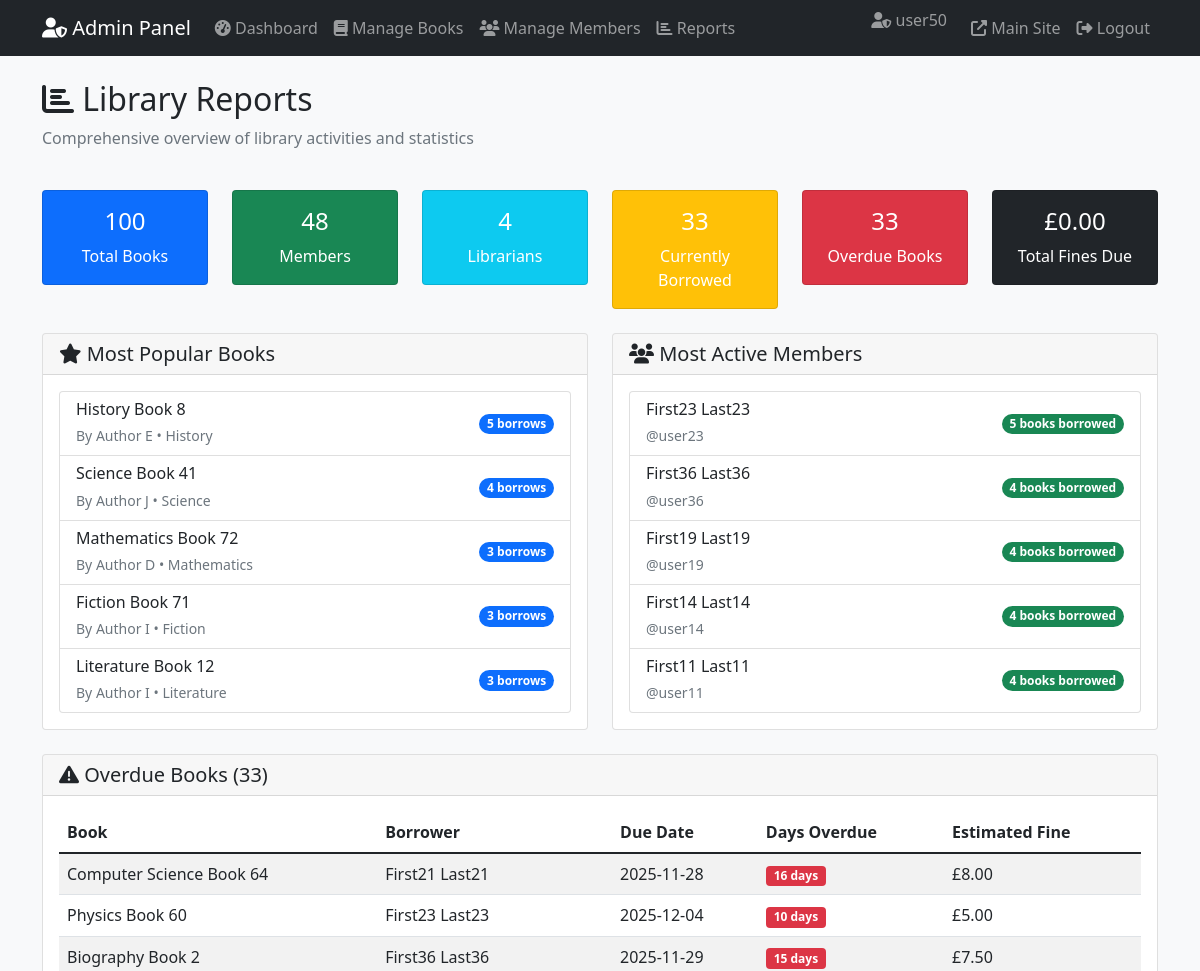
/admin/reports (signed in, upper part), run on an earlier commit of the app's database.
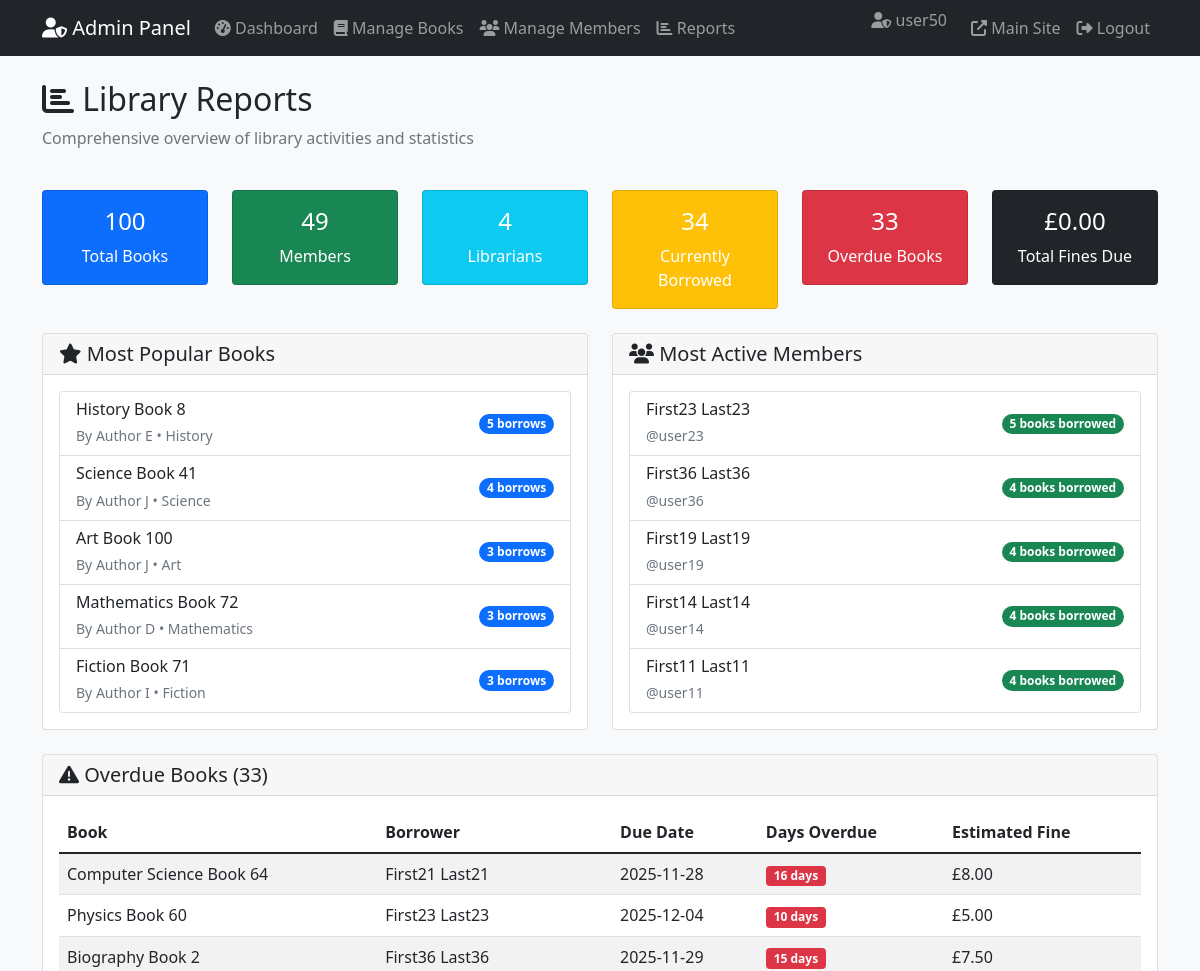
And on a later commit of the database.
### models/book.py (models this page shows)
class Book(db.Model):
    __tablename__ = 'books'
    id = db.Column(db.Integer, primary_key=True)
    title = db.Column(db.String(200), nullable=False)
    author = db.Column(db.String(100), nullable=False)
    isbn = db.Column(db.String(5), unique=True, nullable=False)  # Changed to 5 characters
    category = db.Column(db.String(50), nullable=False)
    publisher = db.Column(db.String(100))
    publication_year = db.Column(db.Integer)
    total_copies = db.Column(db.Integer, default=1)
    available_copies = db.Column(db.Integer, default=1)
    location = db.Column(db.String(50))
    description = db.Column(db.Text)
    status = db.Column(db.String(20), default='available')
    created_date = db.Column(db.DateTime, default=datetime.utcnow)
    __table_args__ = (
        CheckConstraint('length(isbn) = 5', name='isbn_length_check'),
        CheckConstraint('isbn ~ \'^[0-9]{5}$\'', name='isbn_numeric_check'),
    )

### models/user.py (models this page shows, shortened)
class User(db.Model, UserMixin):
    __tablename__ = 'users'
    id = db.Column(db.Integer, primary_key=True)
    username = db.Column(db.String(80), unique=True, nullable=False)
    email = db.Column(db.String(120), unique=True, nullable=False)
    password_hash = db.Column(db.String(128), nullable=False)
    role = db.Column(db.String(20), nullable=False, default='member')
    first_name = db.Column(db.String(50), nullable=False)
    last_name = db.Column(db.String(50), nullable=False)
    join_date = db.Column(db.DateTime, default=datetime.utcnow)
    is_active = db.Column(db.Boolean, default=True)
    transactions = db.relationship('Transaction', backref='user', lazy=True)
    reservations = db.relationship('Reservation', backref='user', lazy=True)
    fines = db.relationship('Fine', backref='user', lazy=True)

### models/transaction.py (models this page shows, shortened)
class Transaction(db.Model):
    __tablename__ = 'transactions'
    id = db.Column(db.Integer, primary_key=True)
    user_id = db.Column(db.Integer, db.ForeignKey('users.id'), nullable=False)
    book_id = db.Column(db.Integer, db.ForeignKey('books.id'), nullable=False)
    borrow_date = db.Column(db.DateTime, default=datetime.utcnow)
    due_date = db.Column(db.DateTime, nullable=False)
    return_date = db.Column(db.DateTime)
    status = db.Column(db.String(20), default='borrowed')
    renewal_count = db.Column(db.Integer, default=0)

### routes/admin_routes.py (the view)
@admin_bp.route('/admin/reports')
@login_required
def admin_reports():
    if current_user.role != 'admin':
        flash('Access denied. Admin role required.', 'error')
        return redirect(url_for('index'))
    total_books = Book.query.count()
    total_members = User.query.filter_by(role='member').count()
    total_librarians = User.query.filter_by(role='librarian').count()
    total_borrowed = Transaction.query.filter_by(status='borrowed').count()
    total_overdue = Transaction.query.filter(
        Transaction.status == 'borrowed',
        Transaction.due_date < datetime.utcnow()
    ).count()
    total_fine_amount = db.session.query(func.sum(Fine.amount)).filter_by(status='unpaid').scalar()
    if total_fine_amount is None:
        total_fine_amount = 0.0
    total_fines = Fine.query.filter_by(status='unpaid').count()
    popular_books = db.session.query(
        Book,
        func.count(Transaction.id).label('borrow_count')
    ).join(Transaction).group_by(Book.id).order_by(
        func.count(Transaction.id).desc()
    ).limit(5).all()
    active_members = db.session.query(
        User,
        func.count(Transaction.id).label('borrow_count')
    ).join(Transaction).filter(User.role == 'member').group_by(User.id).order_by(
        func.count(Transaction.id).desc()
    ).limit(5).all()
    overdue_books = db.session.query(Transaction, Book, User).join(
        Book, Transaction.book_id == Book.id
    ).join(
        User, Transaction.user_id == User.id
    ).filter(
        Transaction.status == 'borrowed',
        Transaction.due_date < datetime.utcnow()
    ).all()
    return render_template('admin/reports.html',
                         total_books=total_books,
                         total_members=total_members,
                         total_librarians=total_librarians,
                         total_borrowed=total_borrowed,
                         total_overdue=total_overdue,
                         total_fines=total_fines,
                         total_fine_amount=total_fine_amount,
                         popular_books=popular_books,
                         active_members=active_members,
                         overdue_books=overdue_books,
                         now=datetime.utcnow())

### app.py (called while the page is built)
def create_app():
    app = Flask(__name__)
    app.config.from_object(Config)
    db.init_app(app)
    login_manager = LoginManager()
    login_manager.init_app(app)
    login_manager.login_view = 'auth.login'
    login_manager.login_message_category = 'info'
    @login_manager.user_loader
    def load_user(user_id):
        return User.query.get(int(user_id))
    from routes.auth_routes import auth_bp
    from routes.book_routes import book_bp
    from routes.member_routes import member_bp
    from routes.transaction_routes import transaction_bp
    from routes.admin_routes import admin_bp
    app.register_blueprint(auth_bp)
    app.register_blueprint(book_bp)
    app.register_blueprint(member_bp)
    app.register_blueprint(transaction_bp)
    app.register_blueprint(admin_bp)
    @app.route('/')
    def index():
        return render_template('index.html')
    return app

### templates/admin/reports.html (shortened to what the changed rows need)
{% extends "admin_base.html" %}
{% block content %}
<div class="row">
    <div class="col-md-12">
        <h2><i class="fas fa-chart-bar"></i> Library Reports</h2>
    </div>
</div>
<div class="row mt-4">
    <div class="col-md-2">
        <div class="card text-white bg-success">
            <div class="card-body text-center">
                <h4>{{ total_members }}</h4>
                <p class="mb-0">Members</p>
            </div>
        </div>
    </div>
    <div class="col-md-2">
        <div class="card text-white bg-warning">
            <div class="card-body text-center">
                <h4>{{ total_borrowed }}</h4>
                <p class="mb-0">Currently Borrowed</p>
            </div>
        </div>
    </div>
</div>
<div class="row mt-4">
    <div class="col-md-6">
        <div class="card h-100">
            <div class="card-body">
                {% if popular_books %}
                    <div class="list-group">
                        {% for book, count in popular_books %}
                        <div class="list-group-item">
                            <div class="d-flex justify-content-between align-items-center">
                                <div>
                                    <h6 class="mb-1">{{ book.title }}</h6>
                                    <small class="text-muted">By {{ book.author }} • {{ book.category }}</small>
                                </div>
                                <span class="badge bg-primary rounded-pill">{{ count }} borrows</span>
                            </div>
                        </div>
                        {% endfor %}
                    </div>
                {% else %}
                    <p class="text-muted">No borrowing data available.</p>
                {% endif %}
            </div>
        </div>
    </div>
    <div class="col-md-6">
        <div class="card h-100">
            <div class="card-body">
                {% if active_members %}
                    <div class="list-group">
                        {% for user, count in active_members %}
                        <div class="list-group-item">
                            <div class="d-flex justify-content-between align-items-center">
                                <div>
                                    <h6 class="mb-1">{{ user.first_name }} {{ user.last_name }}</h6>
                                    <small class="text-muted">@{{ user.username }}</small>
                                </div>
                                <span class="badge bg-success rounded-pill">{{ count }} books borrowed</span>
                            </div>
                        </div>
                        {% endfor %}
                    </div>
                {% else %}
                    <p class="text-muted">No member activity data available.</p>
                {% endif %}
            </div>
        </div>
    </div>
</div>
<div class="row mt-4">
    <div class="col-md-12">
        <div class="card">
            <div class="card-body">
                {% if overdue_books %}
                    <div class="table-responsive">
                        <table class="table table-striped">
                            <thead>
                                <tr>
                                    <th>Book</th>
                                    <th>Borrower</th>
                                    <th>Due Date</th>
                                    <th>Days Overdue</th>
                                    <th>Estimated Fine</th>
                                </tr>
                            </thead>
                            <tbody>
                                {% for transaction, book, user in overdue_books %}
                                <tr>
                                    <td>{{ book.title }}</td>
                                    <td>{{ user.first_name }} {{ user.last_name }}</td>
                                    <td>{{ transaction.due_date.strftime('%Y-%m-%d') }}</td>
                                    <td>
                                        {% set days_overdue = (now - transaction.due_date).days %}
                                        <span class="badge bg-danger">{{ days_overdue }} days</span>
                                    </td>
                                    <td>£{{ "%.2f"|format(days_overdue * 0.5) }}</td>
                                </tr>
                                {% endfor %}
                            </tbody>
                        </table>
                    </div>
                {% else %}
                    <div class="alert alert-success text-center py-4">
                        <i class="fas fa-check-circle fa-3x mb-3"></i>
                        <h4>No Overdue Books!</h4>
                        <p class="mb-0">All books have been returned on time. Excellent!</p>
                    </div>
                {% endif %}
            </div>
        </div>
    </div>
</div>
{% endblock %}

What changed in the data, as far as the page shows it:
no longer on this page (row unchanged): Book: title "Literature Book 12", author "Author I", category "Literature", count "3"
now on this page (row edited): Book: title "Art Book 100", author "Author J", category "Art", count "3"
Also different on the page:
{{ total_members }}: "48" → "49"
{{ total_borrowed }}: "33" → "34"
